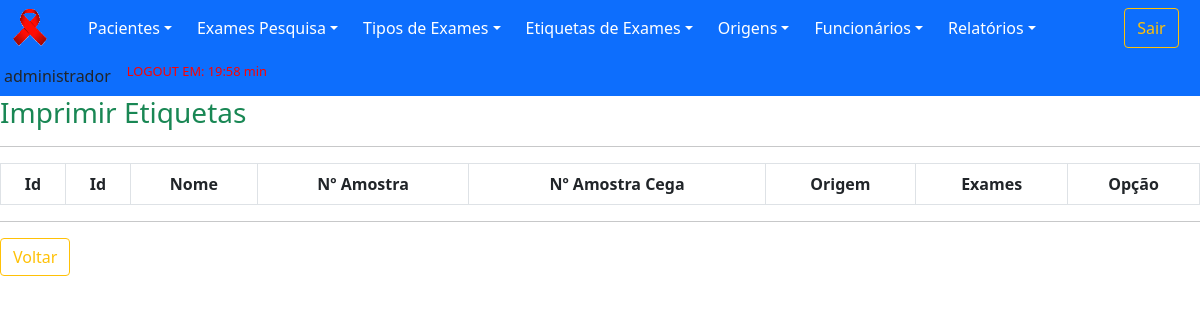
The app's page /views/etiquetasImprimir.php (signed in), older data.
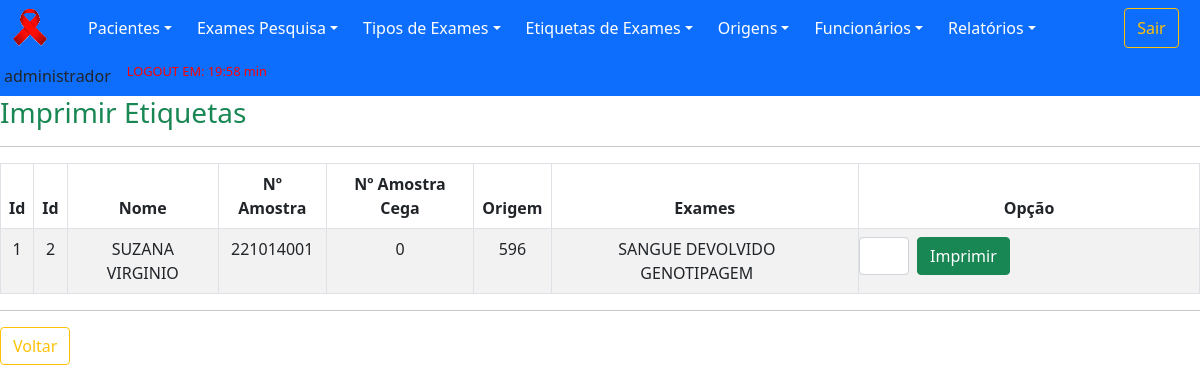
The same page, newer data.
### tables this page shows
CREATE TABLE `examesSolicitados` (
  `idExamesSolicitados` int(11) NOT NULL,
  `numAmostra` int(11) DEFAULT NULL,
  `numAmostraCega` varchar(100) DEFAULT NULL,
  `dataCadastroE` date DEFAULT NULL,
  `horaCadastro` time DEFAULT NULL,
  `dataAmostra` date DEFAULT NULL,
  `tiposExames` varchar(255) DEFAULT NULL,
  `idFuncionario` int(11) DEFAULT NULL,
  `idPaciente` int(11) DEFAULT NULL,
  `idOrigem` int(11) DEFAULT NULL,
  `imprimir` int(11) DEFAULT NULL
);

CREATE TABLE `paciente` (
  `idPaciente` int(11) NOT NULL,
  `nomePaciente` varchar(60) DEFAULT NULL,
  `prontuario` varchar(30) DEFAULT NULL,
  `gestante` varchar(3) DEFAULT NULL,
  `numSus` varchar(30) DEFAULT NULL,
  `cpf` varchar(15) DEFAULT NULL,
  `sexo` varchar(15) DEFAULT NULL,
  `identidade` varchar(20) DEFAULT NULL,
  `orgaoEmissor` varchar(15) DEFAULT NULL,
  `naturalidade` varchar(30) DEFAULT NULL,
  `nacionalidade` varchar(30) DEFAULT NULL,
  `dataCadastroP` date DEFAULT NULL,
  `idFuncionario` int(11) DEFAULT NULL,
  `dataAltCad` date DEFAULT NULL,
  `idFuncionarioAlt` int(11) DEFAULT NULL
);

CREATE TABLE `origem` (
  `idOrigem` int(11) NOT NULL,
  `descricao` varchar(255) DEFAULT NULL,
  `cap` varchar(10) DEFAULT NULL,
  `numOrigem` int(11) DEFAULT NULL,
  `statusOrigem` varchar(8) DEFAULT NULL
);

CREATE TABLE `tipoExames` (
  `idTipoExames` int(11) NOT NULL,
  `tipoExame` varchar(255) DEFAULT NULL,
  `statusExame` varchar(8) DEFAULT NULL
);

### dao/DAO-sistemaCihiv.php (called while the page is built, shortened)
<?php
    class SistemaDAO
        {
            public function PesquisaDados($nomeTabela,$dado,$valor)
                {
                    $conn = Database::connect();
                    $conn->exec('SET CHARACTER SET utf8');
                    $sql = "SELECT * FROM $nomeTabela WHERE $dado = '$valor'";
                    try
                        {
                            $listar = $conn->query($sql);
                            $buscar = $listar->fetchAll(PDO::FETCH_OBJ);
                            $numRows = $listar->rowCount();
                        }
                    catch (PDOException $exc)
                        {
                            $buscar = $exc->getTraceAsString();
                        }
                    return $buscar;
                }
            public function ImprimirEtiquetas($idFuncionario)
                {
                    $conn = Database::connect();
                    $conn->exec('SET CHARACTER SET utf8');
                    $sql = "SELECT * FROM examesSolicitados e, paciente p, origem o
                    WHERE e.idFuncionario = '$idFuncionario'
                    AND e.imprimir = 0
                    AND p.idPaciente = e.idPaciente
                    AND o.idOrigem = e.idOrigem
                    GROUP BY e.idExamesSolicitados";
                    try
                        {
                            $listar = $conn->query($sql);
                            $buscar = $listar->fetchAll(PDO::FETCH_OBJ);
                            $numRows = $listar->rowCount();
                        }
                    catch (PDOException $exc)
                        {
                            $buscar = $exc->getTraceAsString();
                        }
                    return $buscar;
                }
        }
?>

### views/etiquetasImprimir.php (the view, shortened to what the changed rows need)
<?php
	include "../template/menuPrincipal.php";
    include "../dao/DAO-sistemaCihiv.php";
?>
        <div cIlass="container">
            <div id="page-content-wrapper">
				<div class="panel-content">
					<div class="col-md-12">
                        <table class="table table-striped table-bordered table-condensed">
                            <thead>
                                <tr>
                                    <th>Id</th>
                                    <th>Id</th>
                                    <th>Nome</th>
                                    <th>Nº Amostra</th>
                                    <th>Nº Amostra Cega</th>
                                    <th>Origem</th>
                                    <th>Exames</th>
                                    <th>Opção</th>
                                </tr>
                            </thead>
                            <tbody>
                                <?php
                                    require_once '../dao/DAO-sistemaCihiv.php';
                                    $origemDAO = new SistemaDAO();
                                    foreach($origemDAO->ImprimirEtiquetas($_SESSION['idFuncionario']) as $resp)
                                        {
                                            ?>
                                                <tr>
                                                    <td><?php echo $idFuncionario = $resp->idFuncionario;?></td>
                                                    <td><?php echo $idExamesSolicitados = $resp->idExamesSolicitados;?></td>
                                                    <td><?php echo $nomePaciente = $resp->nomePaciente;?></td>
                                                    <td><?php echo $numAmostra = $resp->numAmostra;?></td>
                                                    <td><?php echo $numAmostraCega = $resp->numAmostraCega;?></td>
                                                    <td><?php echo $numOrigem = $resp->numOrigem;?></td>
                                                    <td>
                                                        <?php
                                                            $tiposExames = $resp->tiposExames;
                                                            $tiposExames =  unserialize($tiposExames);
                                                            $t = sizeof($tiposExames);
                                                            for ($i = 0; $i < $t; $i++)
                                                                {
                                                                    $id = $tiposExames[$i];
                                                                    $nomeTabela3 = "tipoExames";
                                                                    $dado3 = "idTipoExames";
                                                                    $exame1DAO = new SistemaDAO();
                                                                    foreach ($exame1DAO->PesquisaDados($nomeTabela3,$dado3,$id) as $resp)
                                                                        {
                                                                            echo $tipoExame = $resp->tipoExame . "&emsp;";
                                                                        }
                                                                }
                                                        ?>
                                                    </td>
                                                    <td>
                                                        <form action="../controllers/etiquetasImprimir.php?action=1&id=<?php echo $idExamesSolicitados; ?>" method="POST">
                                                            <div class="row">
                                                                <div class="col px-md-1 col-md-2">
                                                                    <input type="text"  class="form-control" name="quantidade" >
                                                                </div>
                                                                <div class="col px-md-1 col-md-2">
                                                                    <button type="submit" class="btn btn-success">Imprimir</button>
                                                                </div>
                                                            </div>
                                                        </form>
                                                    </td>
                                            <?php
                                        }
                                ?>
                            </tbody>
                        </table>
					</div>
                </div>
            </div>
		</div>
    </body>
</html>

Row changes from the older to the newer data that the page shows:
added examessolicitados: idPaciente.idFuncionario "1", idExamesSolicitados "2", idPaciente.nomePaciente "SUZANA VIRGINIO", numAmostra "221014001", numAmostraCega "0", idOrigem.numOrigem "596"
now on this page (row edited): tipoexames: tipoExame "SANGUE DEVOLVIDO"
now on this page (row edited): tipoexames: tipoExame "GENOTIPAGEM"
